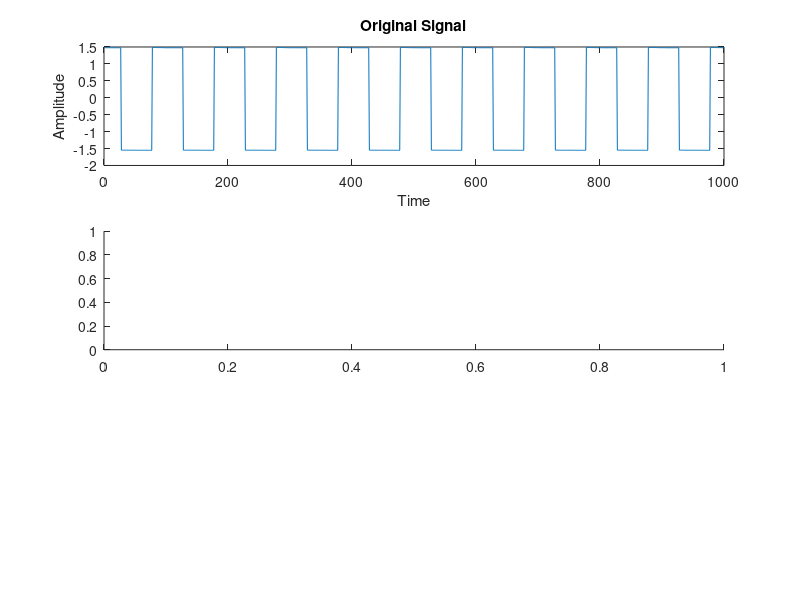

This figure's MATLAB source: (Note: this script raises an error after producing the figure.)
clear, clc

% Load Raw Data
load('Plot_1_REV3.mat', 'rawData');
rawData = rawData(:, 1); % Use only the first column

% Create a figure
figure;

% Plot the original signal
subplot(3, 1, 1); % Subplot 1
plot(rawData);
title('Original Signal');
xlabel('Time');
ylabel('Amplitude');

% Perform FFT
mag = fft(rawData);
freq = 0:999;

% Plot the full spectrum
subplot(3, 1, 2); % Subplot 2
[m, ~, f, ~] = fft_rev2(rawData, 1000);

plot(f, m);
title('Full Spectrum');
xlabel('Frequency (Hz)');
ylabel('Magnitude');

% Filter out harmonics above the 5th
freq_5_copy = freq;
mag_5_copy = mag;
freq_5_copy(freq > 100) = 0;
mag_5_copy(freq > 100) = 0;

% Filter out harmonics above the 10th
freq_10_copy = freq;
mag_10_copy = mag;
freq_10_copy(freq > 200) = 0;
mag_10_copy(freq > 200) = 0;

% Plot the filtered spectrum
subplot(3, 1, 3); % Subplot 3
plot(f(1:100), m(1:100));
title('Spectrum up to the 5th Harmonic');
xlabel('Frequency (Hz)');
ylabel('Magnitude');

% Reconstruct the signal with limited harmonics
reconstructedSignal_5 = ifft(mag_5_copy);
reconstructedSignal_10 = ifft(mag_10_copy);
reconstructedSignal_full = ifft(mag);

% Add the first reconstructed signal plot to the same figure
figure;
subplot(3, 1, 1); % Subplot 1
plot(real(reconstructedSignal_5)); hold on;
title('Reconstructed Signal with up to 5 Harmonics');
xlabel('Time');
ylabel('Amplitude');

% Add the second reconstructed signal plot to the same figure
%subplot(3, 1, 2); % Subplot 1
plot(real(reconstructedSignal_10));
title('Reconstructed Signal with up to 5 Harmonics');
xlabel('Time');
ylabel('Amplitude');

% Add the third reconstructed signal plot to the same figure
%subplot(3, 1, 3); % Subplot 1
plot(real(reconstructedSignal_full));
title('Reconstructed Signal with up to 5 Harmonics');
xlabel('Time');
ylabel('Amplitude'); hold off;
